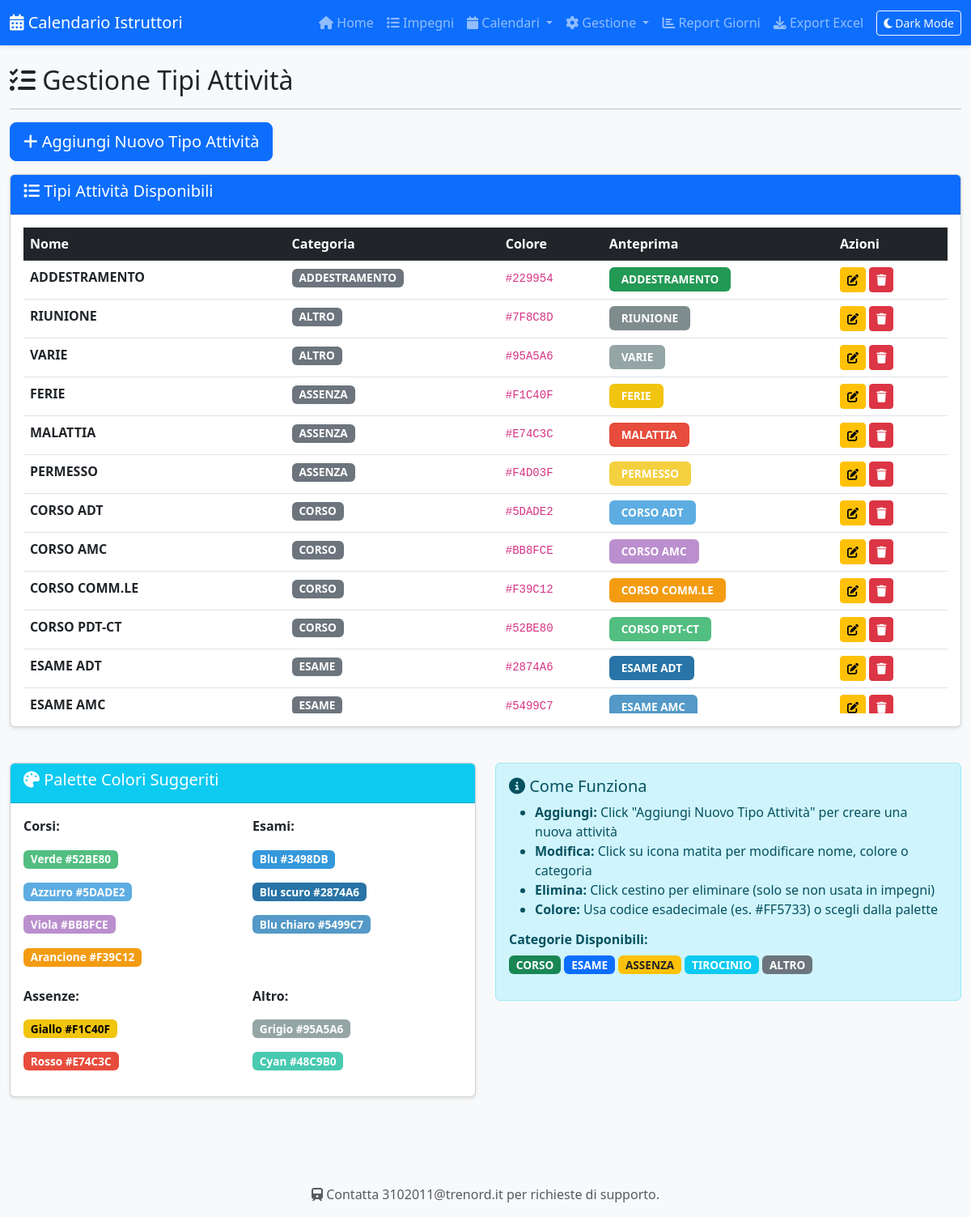
Screenshot of /tipi-attivita with the database file from the repository.
### tables this page shows
CREATE TABLE tipi_attivita (
            id INTEGER PRIMARY KEY AUTOINCREMENT,
            nome TEXT NOT NULL UNIQUE,
            colore TEXT NOT NULL,
            categoria TEXT
        );

### app.py (the view)
@app.route('/tipi-attivita')
def gestione_attivita():
    conn = get_db()
    attivita = conn.execute('SELECT * FROM tipi_attivita ORDER BY categoria, nome').fetchall()
    conn.close()
    return render_template('attivita.html', attivita=attivita)

### database.py (called while the page is built)
def get_db():
    conn = sqlite3.connect('calendario.db')
    conn.row_factory = sqlite3.Row  # Per accedere alle colonne per nome
    return conn

### templates/attivita.html (shortened to what this page needs)
{% extends "base.html" %}
{% block content %}
<div class="row">
    <div class="col-12">
        <h2><i class="fas fa-tasks"></i> Gestione Tipi Attività</h2>
        <hr>
    </div>
</div>
<div class="row mb-3">
    <div class="col-12">
        <button class="btn btn-primary btn-lg" data-bs-toggle="modal" data-bs-target="#modalAttivita" onclick="nuovaAttivita()">
            <i class="fas fa-plus"></i> Aggiungi Nuovo Tipo Attività
        </button>
    </div>
</div>
<div class="row">
    <div class="col-12">
        <div class="card">
            <div class="card-header bg-primary text-white">
                <h5><i class="fas fa-list"></i> Tipi Attività Disponibili</h5>
            </div>
            <div class="card-body">
                <div class="table-responsive">
                    <table class="table table-hover">
                        <thead class="table-dark">
                            <tr>
                                <th>Nome</th>
                                <th>Categoria</th>
                                <th>Colore</th>
                                <th>Anteprima</th>
                                <th>Azioni</th>
                            </tr>
                        </thead>
                        <tbody>
                            {% for att in attivita %}
                            <tr>
                                <td><strong>{{ att.nome }}</strong></td>
                                <td>
                                    <span class="badge bg-secondary">{{ att.categoria }}</span>
                                </td>
                                <td><code>#{{ att.colore }}</code></td>
                                <td>
                                    <span class="badge" style="background-color: #{{ att.colore }}; padding: 8px 15px;">
                                        {{ att.nome[:15] }}
                                    </span>
                                </td>
                                <td>
                                    <button class="btn btn-sm btn-warning" onclick="modificaAttivita({{ att.id }})">
                                        <i class="fas fa-edit"></i>
                                    </button>
                                    <button class="btn btn-sm btn-danger" onclick="eliminaAttivita({{ att.id }}, '{{ att.nome }}')">
                                        <i class="fas fa-trash"></i>
                                    </button>
                                </td>
                            </tr>
                            {% endfor %}
                        </tbody>
                    </table>
                </div>
            </div>
        </div>
    </div>
</div>
<div class="row mt-4">
    <div class="col-md-6">
        <div class="card">
            <div class="card-header bg-info text-white">
                <h5><i class="fas fa-palette"></i> Palette Colori Suggeriti</h5>
            </div>
            <div class="card-body">
                <div class="row">
                    <div class="col-6">
                        <p><strong>Corsi:</strong></p>
                        <p><span class="badge" style="background-color: #52BE80;">Verde #52BE80</span></p>
                        <p><span class="badge" style="background-color: #5DADE2;">Azzurro #5DADE2</span></p>
                        <p><span class="badge" style="background-color: #BB8FCE;">Viola #BB8FCE</span></p>
                        <p><span class="badge" style="background-color: #F39C12;">Arancione #F39C12</span></p>
                    </div>
                    <div class="col-6">
                        <p><strong>Esami:</strong></p>
                        <p><span class="badge" style="background-color: #3498DB;">Blu #3498DB</span></p>
                        <p><span class="badge" style="background-color: #2874A6;">Blu scuro #2874A6</span></p>
                        <p><span class="badge" style="background-color: #5499C7;">Blu chiaro #5499C7</span></p>
                    </div>
                </div>
                <div class="row mt-2">
                    <div class="col-6">
                        <p><strong>Assenze:</strong></p>
                        <p><span class="badge" style="background-color: #F1C40F; color: #000;">Giallo #F1C40F</span></p>
                        <p><span class="badge" style="background-color: #E74C3C;">Rosso #E74C3C</span></p>
                    </div>
                    <div class="col-6">
                        <p><strong>Altro:</strong></p>
                        <p><span class="badge" style="background-color: #95A5A6;">Grigio #95A5A6</span></p>
                        <p><span class="badge" style="background-color: #48C9B0;">Cyan #48C9B0</span></p>
                    </div>
                </div>
            </div>
        </div>
    </div>
    <div class="col-md-6">
        <div class="alert alert-info">
            <h5><i class="fas fa-info-circle"></i> Come Funziona</h5>
            <ul>
                <li><strong>Aggiungi:</strong> Click "Aggiungi Nuovo Tipo Attività" per creare una nuova attività</li>
                <li><strong>Modifica:</strong> Click su icona matita per modificare nome, colore o categoria</li>
                <li><strong>Elimina:</strong> Click cestino per eliminare (solo se non usata in impegni)</li>
                <li><strong>Colore:</strong> Usa codice esadecimale (es. #FF5733) o scegli dalla palette</li>
            </ul>
            <h6 class="mt-3"><strong>Categorie Disponibili:</strong></h6>
            <p>
                <span class="badge bg-success">CORSO</span>
                <span class="badge bg-primary">ESAME</span>
                <span class="badge bg-warning text-dark">ASSENZA</span>
                <span class="badge bg-info">TIROCINIO</span>
                <span class="badge bg-secondary">ALTRO</span>
            </p>
        </div>
    </div>
</div>
{% endblock %}

### static/css/style.css (style rules this page uses)
body { font-family: 'Segoe UI', Tahoma, Geneva, Verdana, sans-serif; background-color: #f8f9fa; }
.card { box-shadow: 0 2px 4px rgba(0,0,0,0.1); margin-bottom: 20px; }
.table-responsive { max-height: 600px; overflow-y: auto; }
.badge { font-size: 0.85rem; }
.btn { transition: all 0.3s ease; }
.card { transition: all 0.3s ease; }

### rows the page displays
tipi_attivita: nome "ADDESTRAMENTO", categoria "ADDESTRAMENTO", colore "229954"
tipi_attivita: nome "RIUNIONE", categoria "ALTRO", colore "7F8C8D"
tipi_attivita: nome "VARIE", categoria "ALTRO", colore "95A5A6"
tipi_attivita: nome "FERIE", categoria "ASSENZA", colore "F1C40F"
tipi_attivita: nome "MALATTIA", categoria "ASSENZA", colore "E74C3C"
tipi_attivita: nome "PERMESSO", categoria "ASSENZA", colore "F4D03F"
tipi_attivita: nome "CORSO ADT", categoria "CORSO", colore "5DADE2"
tipi_attivita: nome "CORSO AMC", categoria "CORSO", colore "BB8FCE"
tipi_attivita: nome "CORSO COMM.LE", categoria "CORSO", colore "F39C12"
tipi_attivita: nome "CORSO PDT-CT", categoria "CORSO", colore "52BE80"
tipi_attivita: nome "ESAME ADT", categoria "ESAME", colore "2874A6"
tipi_attivita: nome "ESAME AMC", categoria "ESAME", colore "5499C7"
